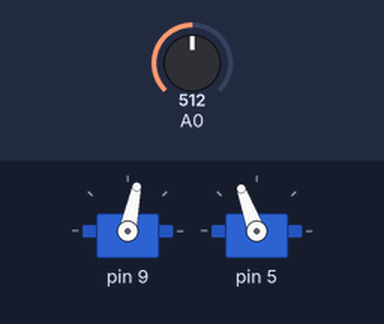
Simulated run of this sketch. Board: Arduino Uno, built with avr-gcc and run on an emulated ATmega328P. Parts: 2 × servo. The test bench sets the inputs (shaded band); at power-on: A0 = 512.

Above: at 1.2 s.
1.3 s: A0 set to 716
At 2.1 s:
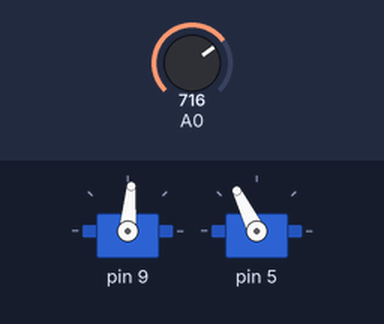
2.8 s: A0 set to 900
At 3.6 s:
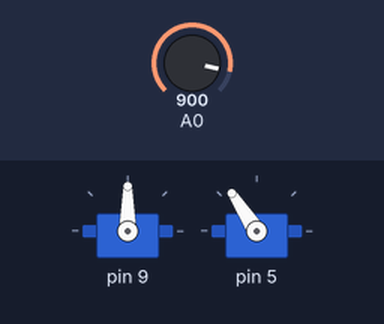
4.3 s: A0 set to 122
At 5.5 s:
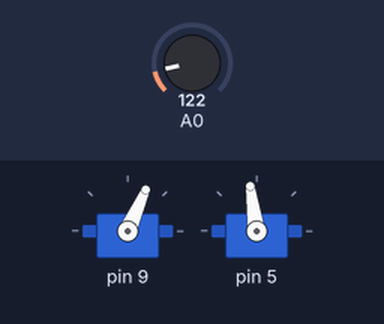
5.8 s: A0 set to 511
At 6.5 s:
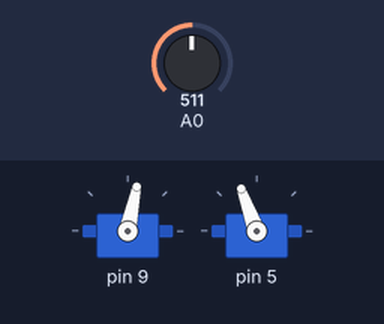
Timing chart, 0 to 8.3 s (numbered marks = the images above; inputs shaded):
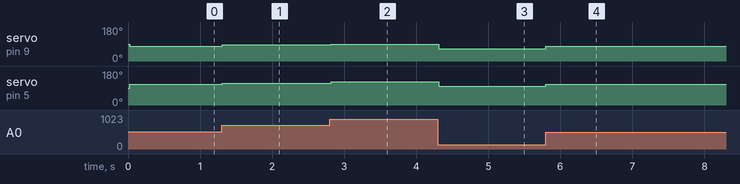

Measured:
- after the input at 1.3 s, servo on pin 9: 78° → 85° at once; servo on pin 5: 110° → 116° at once
- after the input at 2.8 s, servo on pin 9: 85° → 90° at once; servo on pin 5: 116° → 123° at once
- after the input at 4.3 s, servo on pin 9: 90° → 66° at once; servo on pin 5: 123° → 98° at once
- after the input at 5.8 s, servo on pin 9: 66° → 78° at once; servo on pin 5: 98° → 110° at once

The sketch:

seguilineas_proporcional.ino
```cpp
#include <Servo.h>

Servo servos[13];

/***   Global variables   ***/

int _white=800;
int _black=30;

/***   Function declaration   ***/
void move_base(int l, int r, int speed, int advance, int turn);
int follow(int light, int gain);

void setup()
{
  servos[9].attach(9);
  servos[5].attach(5);
    move_base(9,5,0,0,0);
  _white=30;
  _black=730;

}


void loop()
{
    move_base(9,5,50,50,follow(analogRead(A0),10));

}

/***   Function definition   ***/
void move_base(int l, int r, int speed, int advance, int turn)
{
servos[l].write(90-(int)(65.0*(float)(speed*(advance+turn))/10000.0));
servos[r].write(90+(int)(65.0*(float)(speed*(advance-turn))/10000.0));
delay(20);
};
int follow(int light, int gain)
{
  return (int)(((float)(gain)/100.0)*((float)((_white-_black)/2+_black)-(float)(light)));
}
```
